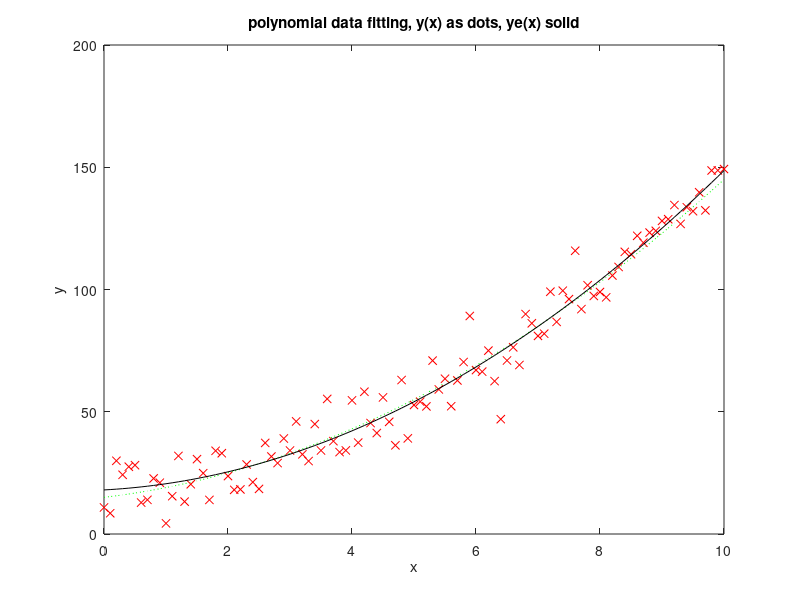

Here is the MATLAB script that generated this plot:
% polynomial fitting example
x=0:0.1:10; %independent variable data set
y=x.^2+3*x+15; %example of y=f(x)
N=length(x); %number of data points
di=randn(1,N); %random disturbance
ym=y+(10*di); %adding some disturbance to data

[P,S]=polyfit(x,ym,2); %polinomial fitting of disturbed data
ye=polyval(P,x); %estimated y values

%display of results
figure(1)
plot(x,y,':g'); hold on; %plots original data
plot(x,ym,'xr'); %plots disturbed data
plot(x,ye,'k'); %plots the fitting
title('polynomial data fitting, y(x) as dots, ye(x) solid'); 
xlabel('x'); ylabel('y');

cor=corrcoef(ym,ye); %fit quality checking

cor
P
S
